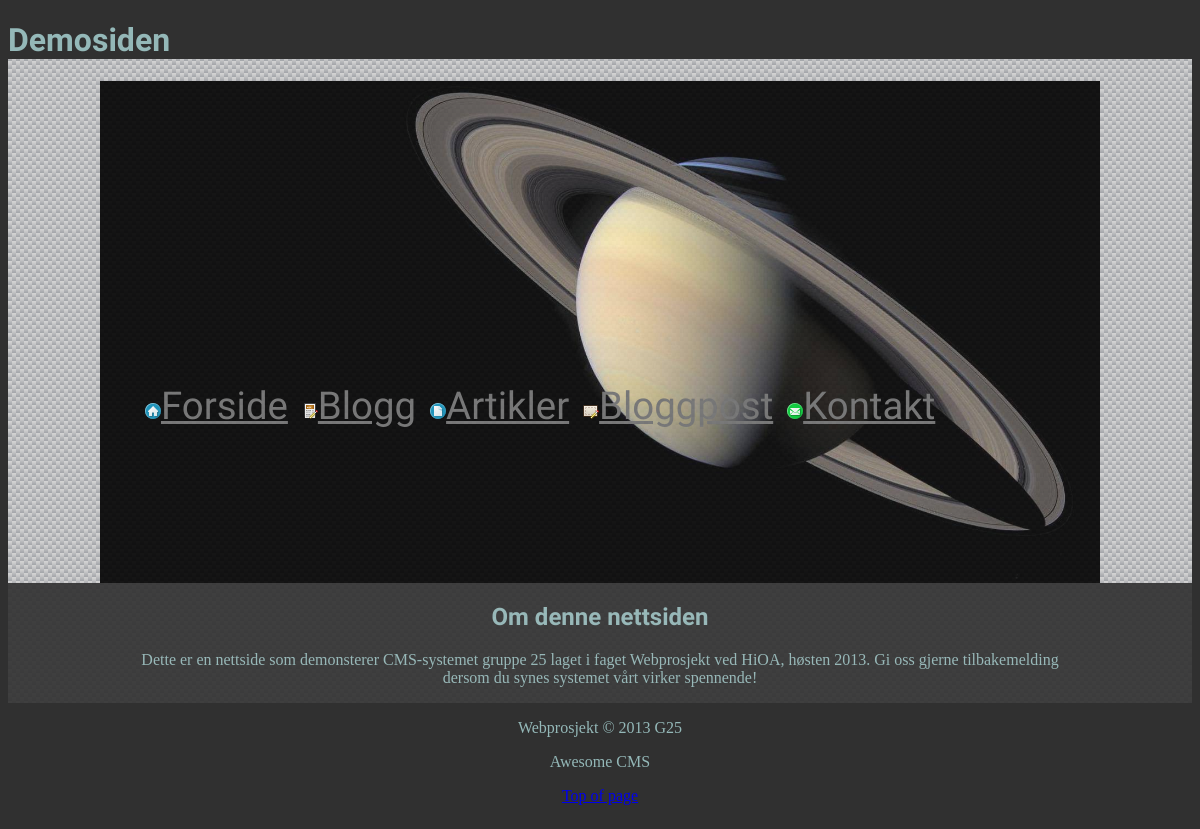
The app's page /index3.php?page=artikler with its own data.
### tables this page shows
create table if not exists Page (
	page_id int(4) auto_increment not null,
	page_title varchar(200) not null,
	page_data blob not null,
	primary key (page_id)
);

### application/classes/Database.class.php (called while the page is built, shortened)
<?php
	class Database extends mysqli {
		public function run($query) {
			$resultat = $this->query($query);
			return $resultat;
		}
	}
?>

### application/classes/Data.class.php (called while the page is built, shortened)
<?php
	require_once "Database.class.php";
	class Data {
		private $db;
		public function __construct() {
			$this->db = new Database();
		}
		public function begin() {
			$this->db->query("start transaction");
		}
		public function commit() {
			$this->db->query("commit");
		}
		public function getIDs($from, $number, $offset, $sorting) {
			$return = array();
			$primary_key = strtolower($from) . "_id";
			if ($offset != "none") {
				$query = "select * from {$from} order by {$primary_key} {$sorting} limit {$offset}, {$number}";
			}
			else {
				$query = "select * from {$from} order by {$primary_key} {$sorting} limit {$number}";
			}
			$result = $this->db->run($query);
			if (!$result) {
				return false;
			}
			else {
				if ($result->num_rows == 0) {
					return (int) -99;
				}
				else {
					while ($row = $result->fetch_assoc()) {
						$return[] = $row[$primary_key];
					}
					return $return;
				}
			}
		}
	}
?>

### application/Site.class.php (the view, shortened to what this page needs)
<?php
	class Site extends Application {
		public function printPage($data){
			echo "<h2>" .$data['page_title']."</h2>";
			echo "<p>".$data['page_data']."</p>";
		}
	}
 ?>

### themes/new-style/alternate-stylesheet.css (style rules this page uses)
body { background-color:#303030!important; margin-top:0 !important; background-image: url("images/knitted-netting.png"); }
html { background-color:#303030; }
h1,h2,h3,h4,h5,h6 { font-family: 'Chela One', cursive; color:#94B8B8; background-color:#303030!important; }
p { color:#94B8B8; background-color:#303030!important; }

### records on screen
page: page_title "Om denne nettsiden", page_data "Dette er en nettside som demonsterer CMS-systemet gruppe 25 laget i faget Webprosjekt ved HiOA, høsten 2013. Gi oss gjerne tilbakemelding dersom du synes systemet vårt virker spennende!"
